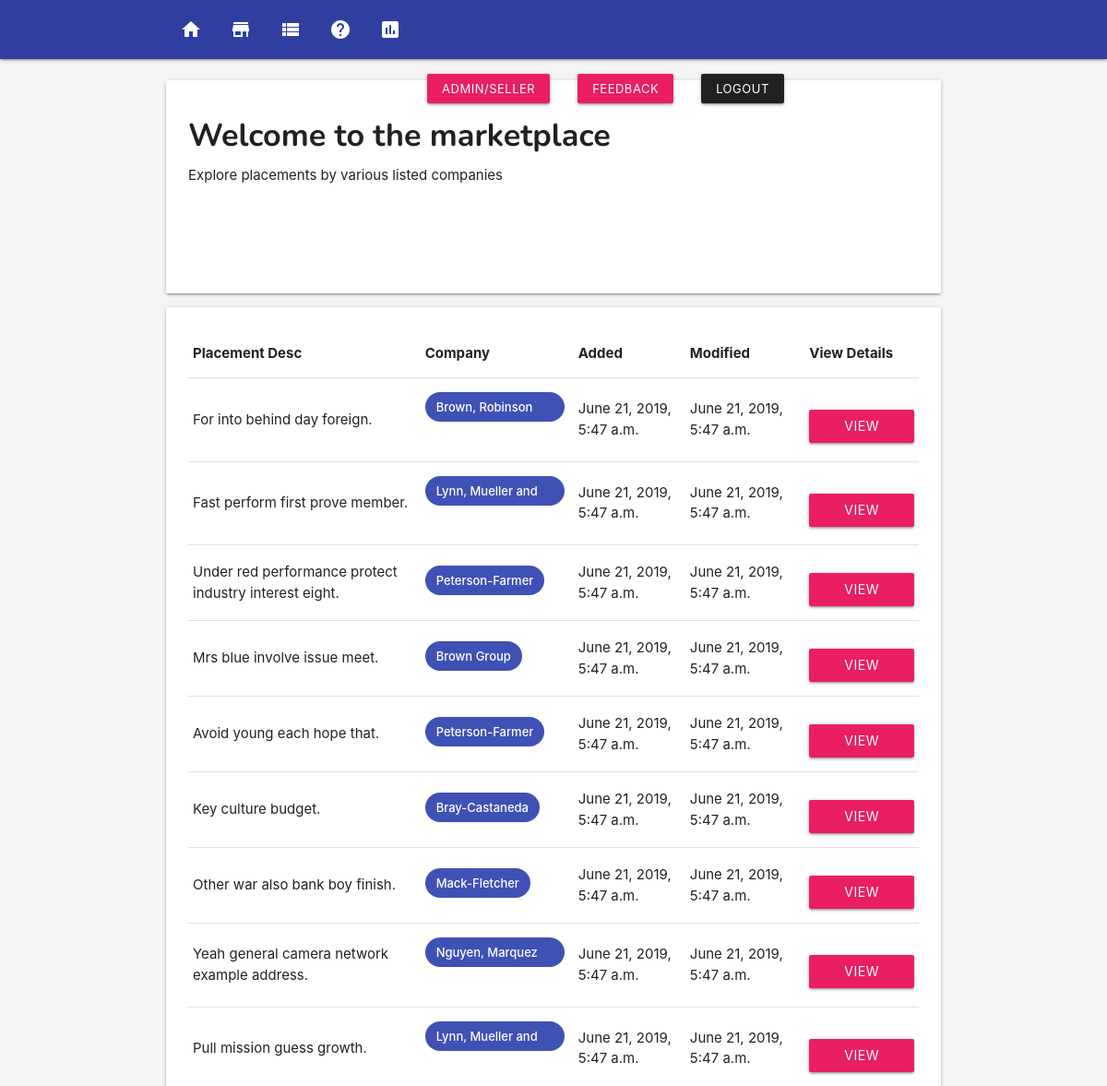
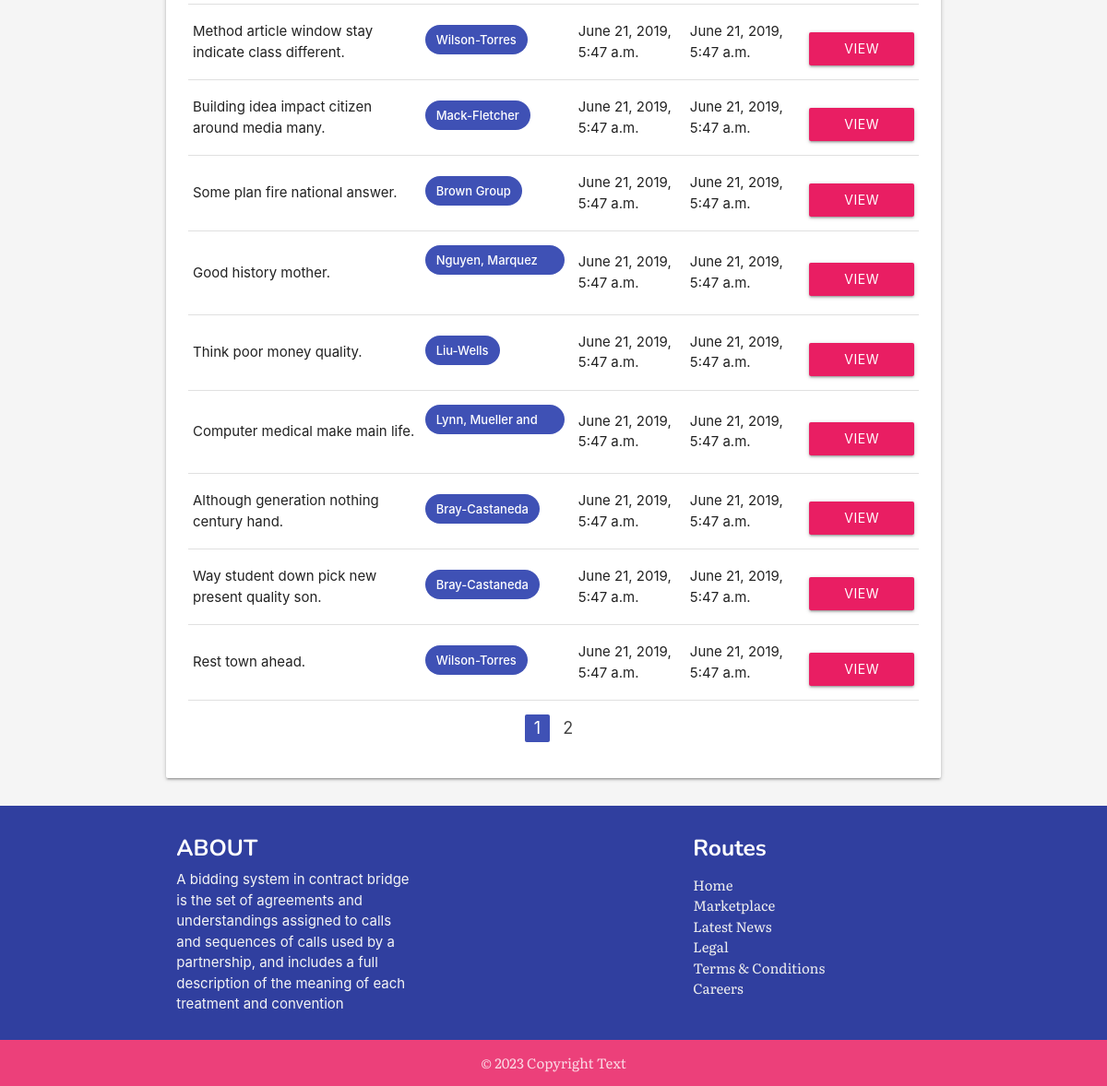
/marketplace/ (signed in), run on the app's committed database (2 pictures, top to bottom).
### app/models.py (models this page shows, shortened)
class Placement(models.Model):
    placement_title = models.CharField(max_length=255)
    placement_slug = models.SlugField()
    placement_company = models.ForeignKey(Company, on_delete=models.CASCADE)
    placement_created = models.DateTimeField(auto_now_add=True)
    placement_modified = models.DateTimeField(auto_now=True)

class Company(models.Model):
    company_name = models.CharField(max_length=255)
    company_address = models.CharField(max_length=255)
    company_description = models.TextField(default="There is currently no description available for this company.")
    company_created = models.DateTimeField(auto_now_add=True)
    company_modified = models.DateTimeField(auto_now=True)
    def __str__(self):
        return self.company_name

### app/views.py (the view)
# urls.py: path('marketplace/', views.placements, name='placements'),
@login_required
def placements(request):
    all_placements = Placement.objects.all()
    paginator = Paginator(all_placements, 18)
    page = request.GET.get('page')
    placements = paginator.get_page(page)
    context = {'placements': placements}
    return render(request, 'placements.html', context)

### templates/placements.html (shortened to what this page needs)
{% extends 'base.html' %}
{% block content %}
{% include 'nav.html' %}
{% load static %}
<section class="section">
    <section class="container">
            <div class="col s12">
                    <div class="card">
                            <div class="card-content">
                                <h4>Welcome to the marketplace</h4>
                                <p>Explore placements by various listed companies</p>
                                <img src="{% static 'ishant-mishra-1349434-unsplash.jpg' %}" alt="" class="responsive-img fade-in">
                            </div>
                        </div>
            </div>
            <div class="card">
                <div class="card-content">
                        <table class="table responsive-table">
                                <thead>
                                    <tr>
                                        <th>Placement Desc</th>
                                        <th>Company</th>
                                        <th>Added</th>
                                        <th>Modified</th>
                                        <th>View Details</th>
                                    </tr>
                                </thead>
                                <tbody>
                                        {%for p in placements %}
                                        <tr>
                                            <td>{{ p.placement_title }}</td>
                                            <td><span class="chip indigo white-text">{{ p.placement_company }}</span></td>
                                            <td>{{ p.placement_created }}</td>
                                            <td>{{ p.placement_modified }}</td>
                                            <td><a href="{% url 'app:placement-detail' p.placement_slug %}" style="margin-top: 1rem;" class="btn pink waves-effect waves-light">View Details</a></td>
                                        </tr>
                                        {% endfor %}
                                </tbody>
                            </table>
                            <ul class="pagination center">
                                <li class="active indigo"><a href="#!">{{placements.number}}</a></li>
                                {% if placements.has_next %}
                                <li class="waves-effect"><a href="?page={{placements.next_page_number}}">{{ placements.next_page_number}}</a></li>
                                {% endif %}
                            </ul>
                </div>
            </div>
    </section>
</section>
{% include 'footer.html' %}
{% endblock content %}

### templates/base.html (style rules this page uses)
p { margin-top: 0.5rem !important; margin-bottom: 0.5rem!important; }
img { margin-top: 1em; padding: 4%; }
h1, h2, h3, h4, h5, h6 { margin-top: .5em !important; font-family: 'Nunito', sans-serif; font-weight: bold; }
body { display: flex; min-height: 100vh; flex-direction: column; }
.fade-in { -webkit-animation: fade-in 1s cubic-bezier(0.390, 0.575, 0.565, 1.000) both; animation: fade-in 1s cubic-bezier(0.390, 0.575, 0.565, 1.000) both; }

### data on the page
Placement: placement_title "For into behind day foreign.", placement_company "Brown, Robinson and Diaz", placement_created "June 21, 2019, 5:47 a.m.", placement_modified "June 21, 2019, 5:47 a.m."
Placement: placement_title "Fast perform first prove member.", placement_company "Lynn, Mueller and Long", placement_created "June 21, 2019, 5:47 a.m.", placement_modified "June 21, 2019, 5:47 a.m."
Placement: placement_title "Under red performance protect industry interest eight.", placement_company "Peterson-Farmer", placement_created "June 21, 2019, 5:47 a.m.", placement_modified "June 21, 2019, 5:47 a.m."
Placement: placement_title "Mrs blue involve issue meet.", placement_company "Brown Group", placement_created "June 21, 2019, 5:47 a.m.", placement_modified "June 21, 2019, 5:47 a.m."
Placement: placement_title "Avoid young each hope that.", placement_company "Peterson-Farmer", placement_created "June 21, 2019, 5:47 a.m.", placement_modified "June 21, 2019, 5:47 a.m."
Placement: placement_title "Key culture budget.", placement_company "Bray-Castaneda", placement_created "June 21, 2019, 5:47 a.m.", placement_modified "June 21, 2019, 5:47 a.m."
Placement: placement_title "Other war also bank boy finish.", placement_company "Mack-Fletcher", placement_created "June 21, 2019, 5:47 a.m.", placement_modified "June 21, 2019, 5:47 a.m."
Placement: placement_title "Yeah general camera network example address.", placement_company "Nguyen, Marquez and Mullins", placement_created "June 21, 2019, 5:47 a.m.", placement_modified "June 21, 2019, 5:47 a.m."
Placement: placement_title "Pull mission guess growth.", placement_company "Lynn, Mueller and Long", placement_created "June 21, 2019, 5:47 a.m.", placement_modified "June 21, 2019, 5:47 a.m."
Placement: placement_title "Method article window stay indicate class different.", placement_company "Wilson-Torres", placement_created "June 21, 2019, 5:47 a.m.", placement_modified "June 21, 2019, 5:47 a.m."
Placement: placement_title "Building idea impact citizen around media many.", placement_company "Mack-Fletcher", placement_created "June 21, 2019, 5:47 a.m.", placement_modified "June 21, 2019, 5:47 a.m."
Placement: placement_title "Some plan fire national answer.", placement_company "Brown Group", placement_created "June 21, 2019, 5:47 a.m.", placement_modified "June 21, 2019, 5:47 a.m."
Placement: placement_title "Good history mother.", placement_company "Nguyen, Marquez and Mullins", placement_created "June 21, 2019, 5:47 a.m.", placement_modified "June 21, 2019, 5:47 a.m."
Placement: placement_title "Think poor money quality.", placement_company "Liu-Wells", placement_created "June 21, 2019, 5:47 a.m.", placement_modified "June 21, 2019, 5:47 a.m."
Placement: placement_title "Computer medical make main life.", placement_company "Lynn, Mueller and Long", placement_created "June 21, 2019, 5:47 a.m.", placement_modified "June 21, 2019, 5:47 a.m."
Placement: placement_title "Although generation nothing century hand.", placement_company "Bray-Castaneda", placement_created "June 21, 2019, 5:47 a.m.", placement_modified "June 21, 2019, 5:47 a.m."
Placement: placement_title "Way student down pick new present quality son.", placement_company "Bray-Castaneda", placement_created "June 21, 2019, 5:47 a.m.", placement_modified "June 21, 2019, 5:47 a.m."
Placement: placement_title "Rest town ahead.", placement_company "Wilson-Torres", placement_created "June 21, 2019, 5:47 a.m.", placement_modified "June 21, 2019, 5:47 a.m."

### other printed values
{{ placements.number }} "1"
{{ placements.next_page_number }} "2"
